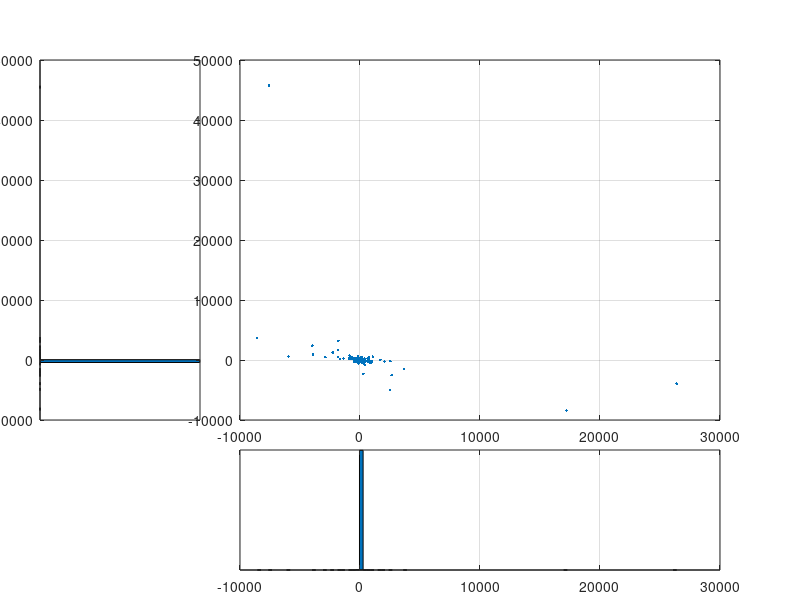
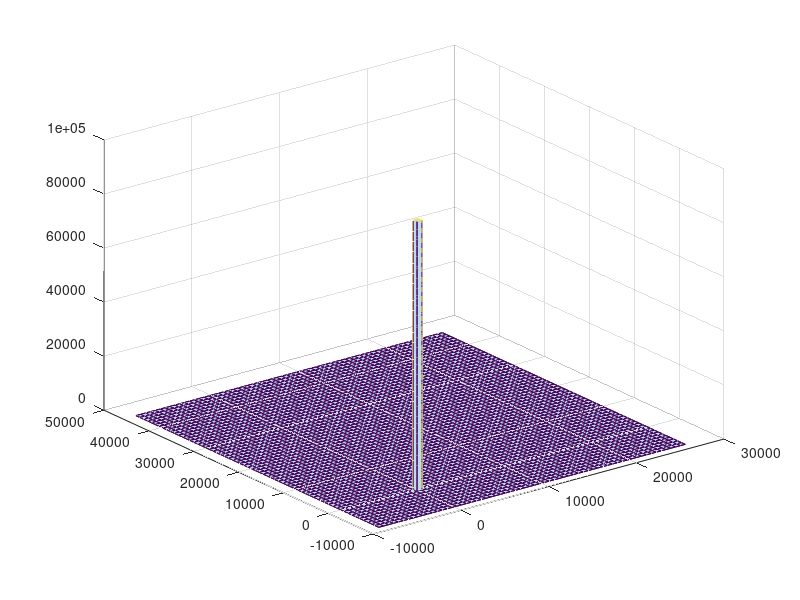

Write the MATLAB code that produced these figures, in order.
% this script simulates a bivariate t distribution 
% it shows its pdf as proxied by the 3-D histogram
% it shows the distribution of a generic linear combination (portfolio) of the two variables
% it computes the summary statistics of the market
% see "Risk and Asset Allocation"-Springer (2005), by A. Meucci

clc; clear; close all
%%%%%%%%%%%%%%%%%%%%%%%%%%%%%%%%%%%%%%%%%%%%%%%%%%%%%%%%%%%%%%%%%%%%%%%%%%%%%%%%%%%%%%%%%%%%%%%%%%%%%%%%%%%%%%%%%%%%%%%%%%%%%%%%%%%%%%%%%%%
% input parameters

Mu=[0.1 1.1]';
s=[0.3 0.2]';
r=-.6;
Nu=1;

LinCombination=[1 -2]';

NumSimulations=100000;
StochRepresentation=0;

%%%%%%%%%%%%%%%%%%%%%%%%%%%%%%%%%%%%%%%%%%%%%%%%%%%%%%%%%%%%%%%%%%%%%%%%%%%%%%%%%%%%%%%%%%%%%%%%%%%%%%%%%%%%%%%%%%%%%%%%%%%%%%%%%%%%%
Sigma=[s(1)^2     r*s(1)*s(2)
    r*s(1)*s(2)    s(2)^2];
Ones=ones(NumSimulations,1);
if StochRepresentation
    % generate sample by equivalent stochastic representation
    N=mvnrnd(0*Mu,Sigma,NumSimulations);
    Chi2=chi2rnd(Nu,NumSimulations,1);
    X = Ones*Mu' + N./sqrt(Chi2*[1 1]/Nu);
else
    % generate sample by rescaling the built-in generator
    X = Ones*Mu' + (Ones*s').*mvtrnd([1 r;r 1],Nu,NumSimulations);
end

%%%%%%%%%%%%%%%%%%%%%%%%%%%%%%%%%%%%%%%%%%%%%%%%%%%%%%%%%%%%%%%%%%%%%%%%%%%%%%%%%%%%%%%%%%%%%%%%%%%%%%%%%%%%%%%%%%%%%
% plots

figure 
% marginals
NumBins=round(10*log(NumSimulations));

subplot('Position',[.05 .3 .2 .6]) 
[n,D]=hist(X(:,2),NumBins);
barh(D,n,1);
[y_lim]=get(gca,'ylim')
set(gca,'xtick',[])
grid on

subplot('Position',[.3 .05 .6 .2]) 
[n,D]=hist(X(:,1),NumBins);
bar(D,n,1);
[x_lim]=get(gca,'xlim')
set(gca,'ytick',[])
grid on

% scatter plot
subplot('Position',[.3 .3 .6 .6]) 
h=plot(X(:,1),X(:,2),'.');
set(gca,'xlim',x_lim,'ylim',y_lim)
grid on

% histogram (~rescaled pdf)
NumBins3d=round(sqrt(NumSimulations)/5);
figure
hist3(X,[NumBins3d NumBins3d]);


%%%%%%%%%%%%%%%%%%%%%%%%%%%%%%%%%%%%%%%%%%%%%%%%%%%%%%%%%%%%%%%%%%%%%%%%%%%%%%%%%%%%%%%%%%%%%%%%%%%%%%%%%%%%%%%%%%%%%
% compute summary statistics (analytical and sample-based)
if Nu>1
    Expected_Value=Mu'
end
if Nu>2
    Covariance=Nu/(Nu-2)*Sigma;
    Standard_Deviation=sqrt(diag(Covariance))'
    Correlation=r
end

Sample_Mean=mean(X)
Sample_Covariance=cov(X);
Sample_Standard_Deviation=sqrt(diag(Sample_Covariance))'
Sample_Correlation=Sample_Covariance(1,2)/(sqrt(Sample_Covariance(1,1)*Sample_Covariance(2,2)))
